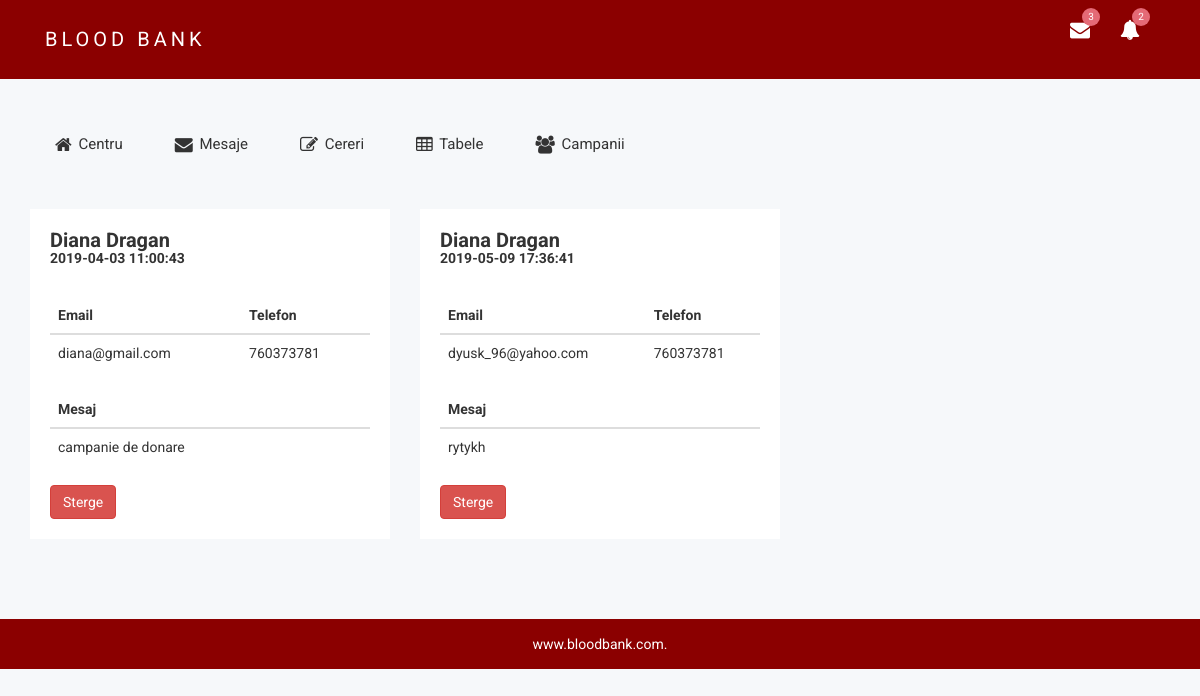
Screenshot of /bloodbank/a_centru/cereri_eveniment with the database file from the repository.
### tables this page shows
CREATE TABLE `voluntari` (
  `ID` int(255) NOT NULL,
  `nume` varchar(255) NOT NULL,
  `prenume` varchar(255) NOT NULL,
  `email` varchar(255) NOT NULL,
  `tip` varchar(255) NOT NULL,
  `mesaj` varchar(255) DEFAULT NULL,
  `telefon` int(10) NOT NULL,
  `data_cererii` datetime NOT NULL DEFAULT CURRENT_TIMESTAMP
);

### bloodbank/a_centru/application/controllers/Evenimente.php (called while the page is built, shortened)
<?php
class Evenimente extends CI_Controller {
	public function __construct()
	{
		$this->load->model('eveniment_m');
	}
	public function index()
	{
		$data = array(
			'evenimente' => $this->eveniment_m->get_cereri_evenimente(),
		);
		$this->load->view('layout/header');
		$this->load->view('layout/navbar');
		$this->load->view('cereri/cereri_eveniment',$data);
		$this->load->view('layout/footer');
	}
}

### bloodbank/a_centru/index.php (called while the page is built, shortened)
<?php
require_once BASEPATH.'core/CodeIgniter.php';

### bloodbank/a_centru/application/models/eveniment_m.php (called while the page is built, shortened)
<?php
class eveniment_m extends CI_Model {
	function get_cereri_evenimente(){
		$this->db->select('*');
		$this->db->from('voluntari');
		$this->db->where('tip','initiator');
		$query=$this->db->get();
		return $query->result();
	}
}

### bloodbank/a_centru/application/views/cereri/cereri_eveniment.php (the view)
<div class="container">
    <div class="row">
       <?php foreach($evenimente as $eveniment): ?>
        <div class="col-lg-4 col-md-6 col-sm-6 col-xs-12">
            <div class="recent-items-wp notika-shadow sm-res-mg-t-30">
                <div class="rc-it-ltd">
                    <div class="recent-items-ctn">
                        <div class="recent-items-title">
                            <h2><?php echo $eveniment->prenume?> <?php echo $eveniment->nume?></h2>
                            <h5><?php echo $eveniment->data_cererii?></h5>
                        </div>
                    </div>
                    <div class="recent-items-inn">
                        <table class="table table-inner table-vmiddle">
                            <thead>
                                <tr>
                                    <th>Email</th>
                                    <th>Telefon</th>
                                </tr>
                            </thead>
                            <tbody>
                                <tr>
                                    <td ><?php echo $eveniment->email?></td>
                                    <td><?php echo $eveniment->telefon?></td>
                                </tr>
                            </tbody>
                        </table>
                    </div>
                    <table class="table table-inner table-vmiddle">
                        <thead>
                            <tr>
                                <th>Mesaj</th>
                             </tr>
                        </thead>
                        <tbody>
                            <tr>
                                <td ><?php echo $eveniment->mesaj?></td>
                            </tr>
                        </tbody>
                    </table>
                    <a class="btn btn-danger"href="<?php echo base_url('evenimente/delete_propunere/'.$eveniment->ID)?>">Sterge</a>
                </div>
            </div>
            <br>
        </div>
        <?php endforeach?>
    </div>
    <br>
</div>

### bloodbank/a_centru/assets/css/main.css (style rules this page uses)
html { color: #222; font-size: 1em; line-height: 1.4; }

### rows the page displays
voluntari: prenume "Diana", nume "Dragan", data_cererii "2019-04-03 11:00:43", email "diana@gmail.com", telefon "760373781", mesaj "campanie de donare"
voluntari: prenume "Diana", nume "Dragan", data_cererii "2019-05-09 17:36:41", email "dyusk_96@yahoo.com", telefon "760373781", mesaj "rytykh"
